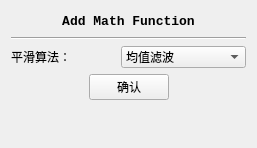
<?xml version="1.0" encoding="UTF-8"?>
<ui version="4.0">
 <class>BlurWidget</class>
 <widget class="QWidget" name="BlurWidget">
  <property name="geometry">
   <rect>
    <x>0</x>
    <y>0</y>
    <width>257</width>
    <height>148</height>
   </rect>
  </property>
  <property name="windowTitle">
   <string>Form</string>
  </property>
  <layout class="QVBoxLayout" name="verticalLayout">
   <item>
    <layout class="QHBoxLayout" name="horizontalLayout">
     <item>
      <spacer name="horizontalSpacer">
       <property name="orientation">
        <enum>Qt::Horizontal</enum>
       </property>
       <property name="sizeHint" stdset="0">
        <size>
         <width>40</width>
         <height>20</height>
        </size>
       </property>
      </spacer>
     </item>
     <item>
      <widget class="QLabel" name="label">
       <property name="font">
        <font>
         <family>Courier New</family>
         <pointsize>10</pointsize>
         <weight>75</weight>
         <bold>true</bold>
        </font>
       </property>
       <property name="text">
        <string>Add Math Function</string>
       </property>
       <property name="alignment">
        <set>Qt::AlignCenter</set>
       </property>
      </widget>
     </item>
     <item>
      <spacer name="horizontalSpacer_2">
       <property name="orientation">
        <enum>Qt::Horizontal</enum>
       </property>
       <property name="sizeHint" stdset="0">
        <size>
         <width>40</width>
         <height>20</height>
        </size>
       </property>
      </spacer>
     </item>
    </layout>
   </item>
   <item>
    <widget class="Line" name="line">
     <property name="orientation">
      <enum>Qt::Horizontal</enum>
     </property>
    </widget>
   </item>
   <item>
    <layout class="QHBoxLayout" name="horizontalLayout_2">
     <item>
      <widget class="QLabel" name="label_2">
       <property name="text">
        <string>平滑算法：</string>
       </property>
      </widget>
     </item>
     <item>
      <widget class="QComboBox" name="smoothing_CB">
       <item>
        <property name="text">
         <string>均值滤波</string>
        </property>
       </item>
       <item>
        <property name="text">
         <string>中值滤波</string>
        </property>
       </item>
       <item>
        <property name="text">
         <string>高斯低通滤波</string>
        </property>
       </item>
       <item>
        <property name="text">
         <string>巴特沃斯低通滤波</string>
        </property>
       </item>
      </widget>
     </item>
    </layout>
   </item>
   <item>
    <layout class="QHBoxLayout" name="horizontalLayout_3">
     <item>
      <spacer name="horizontalSpacer_3">
       <property name="orientation">
        <enum>Qt::Horizontal</enum>
       </property>
       <property name="sizeHint" stdset="0">
        <size>
         <width>40</width>
         <height>20</height>
        </size>
       </property>
      </spacer>
     </item>
     <item>
      <widget class="QPushButton" name="confirm_BT">
       <property name="text">
        <string>确认</string>
       </property>
      </widget>
     </item>
     <item>
      <spacer name="horizontalSpacer_4">
       <property name="orientation">
        <enum>Qt::Horizontal</enum>
       </property>
       <property name="sizeHint" stdset="0">
        <size>
         <width>40</width>
         <height>20</height>
        </size>
       </property>
      </spacer>
     </item>
    </layout>
   </item>
   <item>
    <spacer name="verticalSpacer">
     <property name="orientation">
      <enum>Qt::Vertical</enum>
     </property>
     <property name="sizeHint" stdset="0">
      <size>
       <width>20</width>
       <height>32</height>
      </size>
     </property>
    </spacer>
   </item>
  </layout>
 </widget>
 <resources/>
 <connections/>
</ui>
